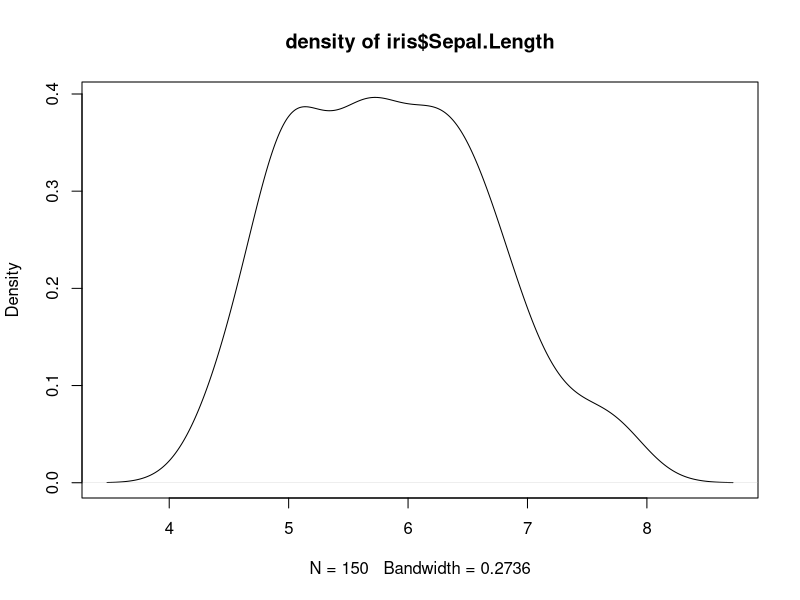

The R script that drew this image:
## ---- chunk 1
y <- density(iris$Sepal.Length)
## ---- chunk 2
class(y)
typeof(y)
str(y)
## ---- chunk 3
plot(y, main = "density of iris$Sepal.Length")
